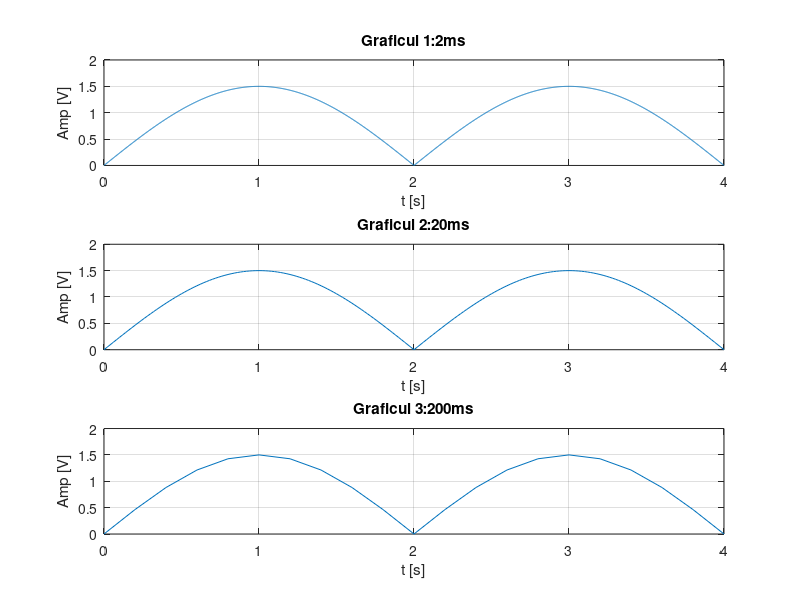

This chart was generated by the following MATLAB code:
%Problema 5


%2ms
subplot(3,1,1)
x=0:0.002:4;
f=0.25;
w=2*pi*f;
s=1.5*abs(sin(w*x));
plot(x,s)
grid
xlabel('t [s]')
ylabel('Amp [V]')
title('Graficul 1:2ms')

%20ms
subplot(3,1,2)
x=0:0.02:4;
f=0.25;
w=2*pi*f;
s=1.5*abs(sin(w*x));
plot(x,s)
grid
xlabel('t [s]')
ylabel('Amp [V]')
title('Graficul 2:20ms')

%200ms
subplot(3,1,3)
x=0:0.2:4;
f=0.25;
w=2*pi*f;
s=1.5*abs(sin(w*x));
plot(x,s)
grid
xlabel('t [s]')
ylabel('Amp [V]')
title('Graficul 3:200ms')